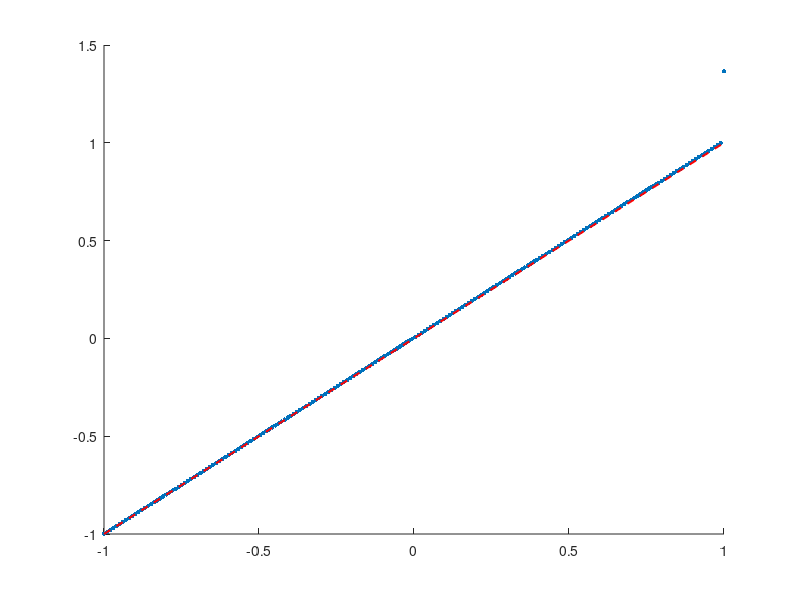

MATLAB code for this plot: (Note: this script raises an error after producing the figure.)
% =========================================================
% Discretization of an Operator and Spectral Analysis
% =========================================================

clear all; clc;

%% ---------------------------------------------------------
% 1. Spatial grid and quadrature weights
% ----------------------------------------------------------

N = 200;                              % Number of grid points
x = linspace(-1, 1, N)';              % Spatial grid
h = x(2) - x(1);                      % Grid spacing

% Trapezoidal quadrature weights
w = h * ones(N,1);
w(1)   = h/2;
w(end) = h/2;

%% ---------------------------------------------------------
% 2. Construction of the discrete operator
% ----------------------------------------------------------

% Multiplication operator: (Mx u)(x) = x u(x)
Mx = diag(x);

% Integral operator with Gaussian kernel
K = zeros(N,N);
for i = 1:N
    for j = 1:N
        K(i,j) = exp(-(x(i)^2 + x(j)^2)) * w(j);
    end
end

% Full discrete operator
L = Mx + K;

%% ---------------------------------------------------------
% 3. Spectral decomposition
% ----------------------------------------------------------

[V, D] = eig(L);                      % Eigen-decomposition
lambda = diag(D);                     % Eigenvalues

% Sort eigenvalues and eigenvectors
[lambda, idx] = sort(lambda);
V = V(:, idx);

%% ---------------------------------------------------------
% 4. Spectrum visualization
% ----------------------------------------------------------

figure;
scatter(x, lambda, 10, 'filled'); hold on;
plot(x, x, 'r--', 'LineWidth', 1.5);   % Diagonal lambda = x
yline(max(lambda), 'k--', 'isolated eigenvalue');

xlabel('x');
ylabel('\lambda');
title('Discrete spectrum: \lambda versus x');
grid on;

%% ---------------------------------------------------------
% 5. Extraction of the isolated eigenvalue
% ----------------------------------------------------------

[lambda_iso, ind_iso] = max(lambda);
v_iso = V(:, ind_iso);

fprintf('Estimated isolated eigenvalue: %.6f\n', lambda_iso);

%% ---------------------------------------------------------
% 6. Theoretical eigenfunction
% ----------------------------------------------------------

u_theory = exp(-x.^2) ./ (x - lambda_iso);

% Discrete L^2 normalization
v_iso    = v_iso    / sqrt(sum(v_iso.^2    .* w));
u_theory = u_theory / sqrt(sum(u_theory.^2 .* w));

% Enforce consistent sign
if dot(v_iso, u_theory) < 0
    u_theory = -u_theory;
end

%% ---------------------------------------------------------
% 7. Numerical vs theoretical eigenfunction
% ----------------------------------------------------------

figure;
plot(x, v_iso, 'b', 'LineWidth', 2); hold on;
plot(x, u_theory, 'r--', 'LineWidth', 2);

legend('Numerical eigenvector', 'Theoretical eigenfunction');
xlabel('x');
ylabel('Amplitude');
title('Comparison of numerical and theoretical eigenfunctions');
grid on;

%% =========================================================
% Connection with spectral measures (Stone formula)
% =========================================================

A = L;                                % Operator
f = rand(N,1);                        % Random probe vector
f = f / norm(f, 2);

R = norm(A, 'fro');                   % Spectral radius estimate

%% ---------------------------------------------------------
% 8. Regularized spectral measure
% ----------------------------------------------------------

mu_f_eps = @(A,f,x,eps) ...
    imag( f' * ((A - (x + 1i*eps)*eye(size(A))) \ f) ) / pi;

%% ---------------------------------------------------------
% 9. Spectral grid
% ----------------------------------------------------------

Nx = 750;
x_spec = linspace(-1.5*R, 1.5*R, Nx);

%% ---------------------------------------------------------
% 10. Spectral density for fixed epsilon
% ----------------------------------------------------------

eps1 = 0.1;
eps2 = 0.01;

mu_vals_1 = zeros(1, Nx);
mu_vals_2 = zeros(1, Nx);

for k = 1:Nx
    mu_vals_1(k) = mu_f_eps(A, f, x_spec(k), eps1);
    mu_vals_2(k) = mu_f_eps(A, f, x_spec(k), eps2);
end

%% ---------------------------------------------------------
% 11. Spectral density plot
% ----------------------------------------------------------

figure;
plot(x_spec, mu_vals_1, 'LineWidth', 1.5); hold on;
plot(x_spec, mu_vals_2, 'LineWidth', 1.5);

ylabel('$\mu_{f,\varepsilon}(x)$', 'Interpreter', 'latex');
title('Regularized spectral measure', 'Interpreter', 'latex');
grid on;

%% ---------------------------------------------------------
% 12. Eigenvalue estimation via peak detection
% ----------------------------------------------------------

[pks, locs] = findpeaks(mu_vals_2, x_spec,'MinPeakProminence', 0.1);

%% ---------------------------------------------------------
% 12b. Error analysis: peak-based eigenvalue estimation
% ----------------------------------------------------------
% We compare the eigenvalues detected from the peaks of the
% regularized spectral measure with the exact eigenvalues
% obtained from the eigendecomposition.

% For each detected peak, find the closest exact eigenvalue
num_peaks = length(locs);
peak_errors = zeros(num_peaks,1);
matched_eigenvalues = zeros(num_peaks,1);

for k = 1:num_peaks
    [peak_errors(k), idx_min] = ...
        min(abs(lambda - locs(k)));
    matched_eigenvalues(k) = lambda(idx_min);
end

% Display results
T = table(locs(:), matched_eigenvalues, peak_errors, ...
    'VariableNames', {'EstimatedPeak', 'ExactEigenvalue', 'AbsoluteError'});

disp('Error analysis for peak-based eigenvalue estimation:');
disp(T);

% Summary statistics
fprintf('Maximum absolute error: %.4e\n', max(peak_errors));
fprintf('Mean absolute error:    %.4e\n', mean(peak_errors));





%% ---------------------------------------------------------
% 13. Dependence on the regularization parameter epsilon
% ----------------------------------------------------------

M = 150;
eps_values = linspace(1e-3, eps1, M);
mu_surface = zeros(Nx, M);

for i = 1:Nx
    for j = 1:M
        mu_surface(i,j) = mu_f_eps(A, f, x_spec(i), eps_values(j));
    end
end

%% ---------------------------------------------------------
% 14. Convergence of the spectral measure
% ----------------------------------------------------------

figure;
surf(eps_values, x_spec, mu_surface, 'EdgeColor', 'none');

xlabel('$\varepsilon$', 'Interpreter', 'latex');
ylabel('$x$', 'Interpreter', 'latex');
zlabel('$\mu_{f,\varepsilon}(x)$', 'Interpreter', 'latex');
title('Convergence of the regularized spectral measure', ...
      'Interpreter', 'latex');

view(45,30);
